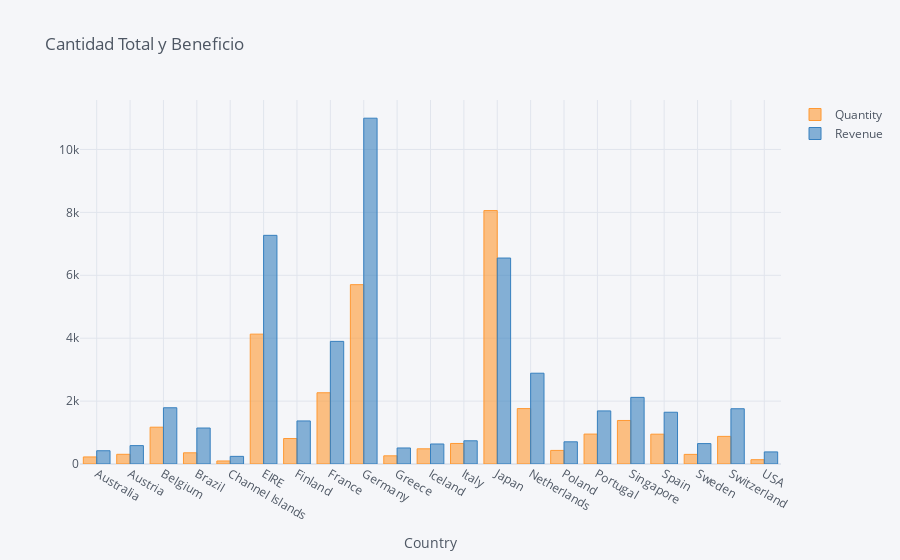

This figure's notebook cell:
### Code cell
data.iplot(kind='bar', 
           xTitle='Country', 
           title='Cantidad Total y Beneficio')

### Figure 1 — Plotly figure (JSON) as saved in the notebook; plotly's stock layout.template omitted (floating-point values rounded to 4 significant figures)
{"data": [{"marker": {"color": "rgba(255, 153, 51, 0.6)", "line": {"color": "rgba(255, 153, 51, 1.0)", "width": 1}}, "name": "Quantity", "orientation": "v", "text": "", "type": "bar", "x": ["Australia", "Austria", "Belgium", "Brazil", "Channel Islands", "EIRE", "Finland", "France", "Germany", "Greece", "Iceland", "Italy", "Japan", "Netherlands", "Poland", "Portugal", "Singapore", "Spain", "Sweden", "Switzerland", "USA"], "y": [224, 308, 1170, 356, 96, 4129, 810, 2265, 5702, 260, 483, 653, 8058, 1762, 432, 951, 1384, 948, 306, 878, 137]}, {"marker": {"color": "rgba(55, 128, 191, 0.6)", "line": {"color": "rgba(55, 128, 191, 1.0)", "width": 1}}, "name": "Revenue", "orientation": "v", "text": "", "type": "bar", "x": ["Australia", "Austria", "Belgium", "Brazil", "Channel Islands", "EIRE", "Finland", "France", "Germany", "Greece", "Iceland", "Italy", "Japan", "Netherlands", "Poland", "Portugal", "Singapore", "Spain", "Sweden", "Switzerland", "USA"], "y": [421.6, 584.8, 1788.0, 1144.0, 243, 7270.0, 1369.0, 3899.0, 10990.0, 509.7, 636.2, 737.8, 6548.0, 2887.0, 705.8, 1688.0, 2119.0, 1646.0, 649.1, 1757.0, 383.9]}], "layout": {"legend": {"bgcolor": "#F5F6F9", "font": {"color": "#4D5663"}}, "paper_bgcolor": "#F5F6F9", "plot_bgcolor": "#F5F6F9", "title": {"font": {"color": "#4D5663"}, "text": "Cantidad Total y Beneficio"}, "xaxis": {"gridcolor": "#E1E5ED", "showgrid": true, "tickfont": {"color": "#4D5663"}, "title": {"font": {"color": "#4D5663"}, "text": "Country"}, "zerolinecolor": "#E1E5ED"}, "yaxis": {"gridcolor": "#E1E5ED", "showgrid": true, "tickfont": {"color": "#4D5663"}, "title": {"font": {"color": "#4D5663"}, "text": ""}, "zerolinecolor": "#E1E5ED"}}}
